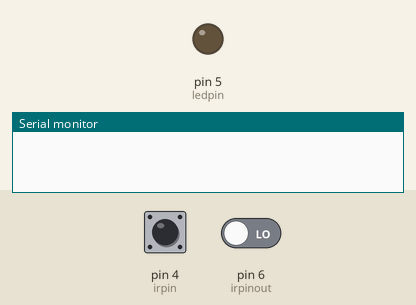
Bench run of a sketch on a simulated Arduino Uno, built with avr-gcc and run on an emulated ATmega328P. Parts: output pins drawn as LEDs (lit = HIGH), the last lines printed to the serial monitor. Inputs (shaded band) come from the test bench; at power-on: pin 4 (irpin) LOW, pin 6 (irpinout) LOW.

Above: at 2.7 s.
2.8 s: pin 4 (irpin) pulsed HIGH 5 times (0.12 s each, 0.3 s apart)
At 3.07 s:
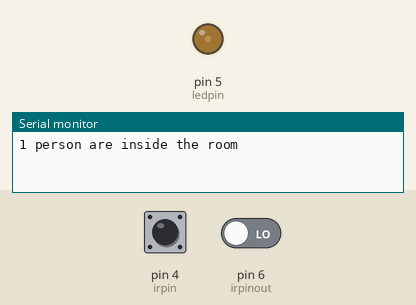
At 4.9 s:
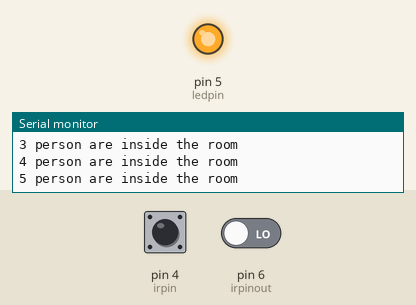
5.8 s: pin 4 (irpin) driven HIGH
Timing chart, 0 to 8.8 s (numbered marks = the images above; inputs shaded):
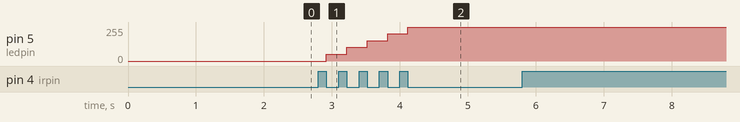

The sketch:

IR_Counter.ino
```cpp
#include<math.h>
int irpin = 4;
int irpinout = 6;
int ledpin = 5;
int state1,state2;
int last1 = LOW;
int last2 = LOW;
unsigned int count = 0;
int person = 5;
int temp1 = 0;
int temp2=0;

void setup() {
  // put your setup code here, to run once:
  Serial.begin(9600);
  pinMode(irpin,INPUT);
  pinMode(ledpin,OUTPUT);
}

void loop() {
  // put your main code here, to run repeatedly:
state1 = digitalRead(irpin);
state2 = digitalRead(irpinout);
if (state1 != last1){
    count = count+1;
    if (temp1 != ceil(count/2)){
      temp1 = ceil(count/2);
      if (temp1<=5){
      Serial.print(temp1);
      Serial.println(" person are inside the room");
      for (int i=1; i<=temp1;i++){
      analogWrite(ledpin,51*temp1);
      if (temp1>5){
        temp1 = 0;
        }
      }
      }
      else{
        Serial.println("The Room is full!!!");
        digitalWrite(ledpin,HIGH);
        }
    }
  }
  if (state2 != last2){
  count=count-1;
  if (temp2!= ceil(count/2)){
    temp2=ceil(count/2);
    if(temp2>0 && temp2<=5){
      Serial.print(temp2);
      Serial.println(" person are inside the room");
      for (int i=1; i<=temp2;i++){
      analogWrite(ledpin,51*temp2);
      if (temp2<=0){
        temp2 = 0;
      }
    }
    }
    else{
      Serial.println("The Room is empty!!!");
      digitalWrite(ledpin,LOW);
    }
  }
}
  last1 = state1;
  last2 = state2;
  delay(0);
}
```

Measured:
- after the input at 2.8 s, pin 5 (ledpin): moves from 0/255 to 255/255 over 1.2 s, starting after 0.12 s
- after the input at 5.8 s, every drawn part: stays the same
